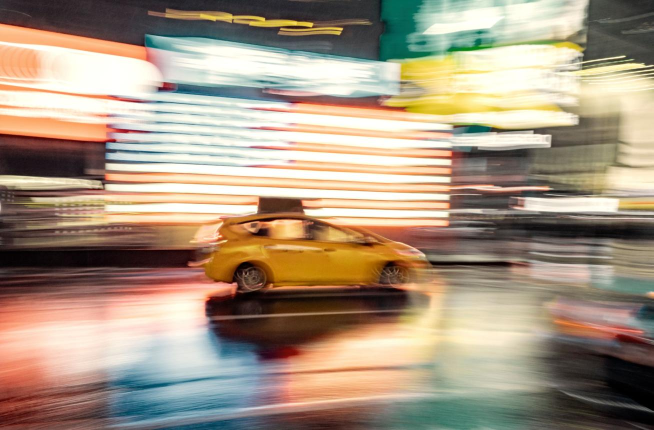
#> input picture data/real_motion_blurred_photo.jpg, 1307 x 860 px (shown at 1/2 size)
$ jupyter execute --allow-errors DIP_A2_Question_6.ipynb
#> lines starting #> are read from the running program, lines starting #| are printed output that depends on the picture
# DIP Assignment 2 — Question 6

## Motion Blur and Deblurring

This notebook implements Sections 6.1–6.4 independently using NumPy and
Matplotlib. It derives and discretizes uniform linear motion, constructs one
consistent discrete OTF for forward circular blur and restoration, demonstrates
noise amplification by a protected inverse filter, performs scalar-\(K\)
Wiener deconvolution across three SNR levels, and leaves a real-photo
estimation workflow ready for a separately supplied photograph.

The supplied RGB reference is retained at full resolution for all numerical
experiments. Display thumbnails are decimated copies only.

## Official model, requirements, and conventions

The official model is circular FFT degradation:
\[
G(u,v)=H(u,v)F(u,v)+N(u,v).
\]
The primary experiment uses a normalized RGB image, a normalized discrete
motion PSF, a fixed angle and length, and 20 dB measured SNR. The same
discrete OTF is used for blur, inverse filtering, and Wiener restoration.
Metrics clip only separate metric copies to \([0,1]\); raw observations and
raw restorations are preserved for statistics and displays.

[cell 1]
import csv
import gc
import platform
import subprocess
import sys
import time
from pathlib import Path

import numpy as np
import matplotlib.pyplot as plt
from PIL import Image

np.set_printoptions(precision=6, suppress=True)
plt.rcParams["figure.dpi"] = 100
ROOT = Path.cwd()
DATA = ROOT / "A2" / "Q5,6"
if not DATA.exists():
    hits = list(ROOT.rglob("reference_image.jpg"))
    if not hits:
        raise FileNotFoundError("Could not locate reference_image.jpg.")
    DATA = hits[0].parent
image_path = DATA / "reference_image.jpg"
#> (the rest of this cell did not finish here and is left out)

## 6.1.1 Uniform linear-motion PSF derivation

For length \(L\), angle \(\theta\) measured counter-clockwise from the
positive horizontal image axis (rows still increase downward), the continuous
PSF is
\[
h(x,y)=\frac1L\int_{-L/2}^{L/2}
\delta(x-t\cos\theta,y-t\sin\theta)\,dt.
\]
The delta functions place energy on the line segment traced by the moving
point source. Uniform exposure makes the density constant along that
segment, and \(1/L\) gives unit integral. Increasing \(L\) spreads each
image point over a longer path and therefore increases blur.

The implementation samples that trajectory at `oversampling` points per
pixel and deposits each sample with bilinear interpolation into a finite
odd-sized kernel. The resulting nonnegative array is normalized to sum to
one. Pixel-grid sampling, fractional endpoints, finite support, and angle
quantization explain small differences from the continuous model.

[cell 2]
def make_motion_psf(length, theta_deg, oversampling=8):
    """Construct a normalized nonnegative bilinear-sampled motion PSF.

    The trajectory is sampled uniformly at `oversampling` samples per pixel
    from -length/2 to +length/2. Samples are deposited into a centered
    finite odd kernel with bilinear weights. The returned array sums to one.
    """
#> called with length = 21, theta_deg = 25, oversampling = 8
    if length <= 0 or oversampling < 1:
        raise ValueError("length and oversampling must be positive")
    theta = np.deg2rad(theta_deg)
    radius = int(np.ceil(length / 2 + 2))
    size = 2 * radius + 1
    kernel = np.zeros((size, size), dtype=np.float64)
    samples = max(2, int(np.ceil(length * oversampling)) + 1)
    t = np.linspace(-length / 2, length / 2, samples)
    xs = t * np.cos(theta) + radius
    ys = -t * np.sin(theta) + radius
    for x, y in zip(xs, ys):
        x0, y0 = int(np.floor(x)), int(np.floor(y))
        dx, dy = x - x0, y - y0
        for oy, wy in [(0, 1-dy), (1, dy)]:
            for ox, wx in [(0, 1-dx), (1, dx)]:
                yy, xx = y0 + oy, x0 + ox
                if 0 <= yy < size and 0 <= xx < size:
                    kernel[yy, xx] += wy * wx
#> further down, real_u8 is the input picture: shape (860, 1307, 3); mean R, G, B 166.5, 149.2, 129
#> `real_gray=real.mean(axis=2)`:
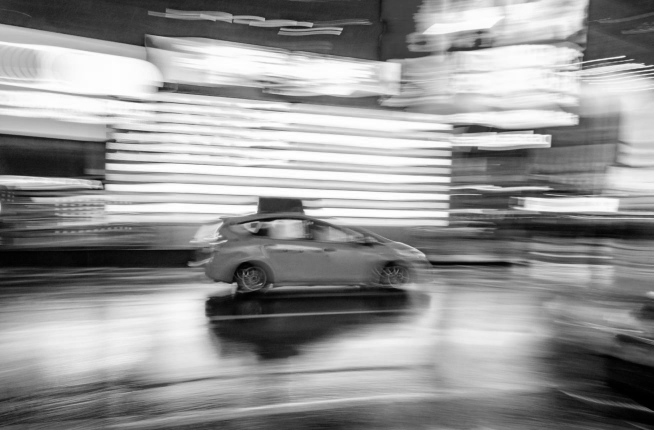
#> real_gray: shape (860, 1307) float32 (shown at 1/2 size); min 0, max 1, mean 0.581
#> `real_log=np.fft.fftshift(np.log1p(np.abs(real_F)))`:
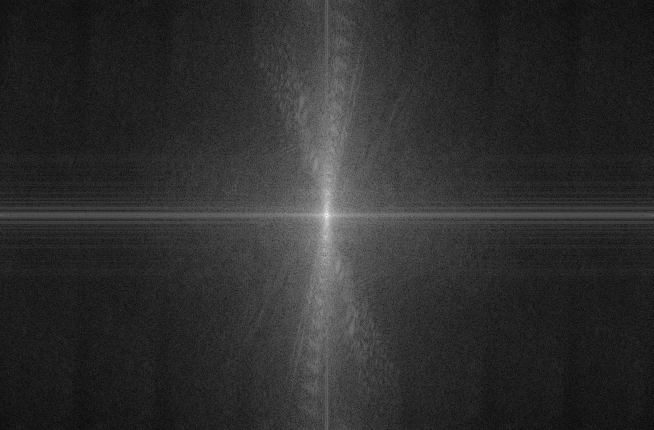
#> real_log: shape (860, 1307) float64 (shown at 1/2 size); min 0.00313, max 11.27, mean 2.04; drawn with min black and max white
#> `spectral_band=real_log[int(.15*rh):int(.85*rh),:]`:
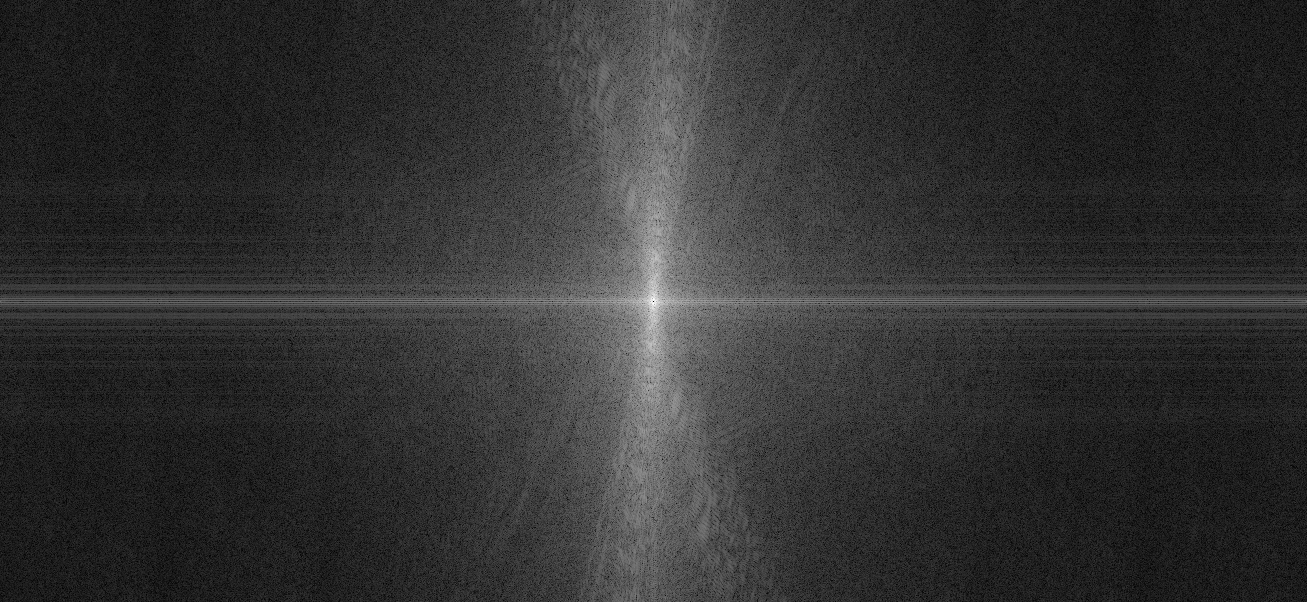
#> spectral_band: shape (602, 1307) float64; min 0.00566, max 11.27, mean 2.22; drawn with min black and max white
#> `fx_profile=np.median(spectral_band,axis=0)`: fx_profile = 1307 values, max 5.54 at index 652, min 1.32 at index 164, mean 2.21
#> `smooth=np.convolve(fx_profile,np.ones(9)/9,mode="same")`: smooth = 1307 values, max 5.42 at index 653, min 0.772 at index 0, mean 2.21
#> `side=np.r_[smooth[:rcx-8],smooth[rcx+9:]]`: side = 1290 values, max 5.33 at index 644, min 0.772 at index 0, mean 2.17
#> `theta_real=0.0 if float(np.var(fx_profile)) >= float(np.var(np.median(..`: theta_real = 0
#> after the loop `for length in candidate_lengths:`: scores = 69 values, max 0.00637 at index 38, min -0.00856 at index 48, mean -0.0018
#> `real_L=float(candidate_lengths[int(np.argmin(scores))])`: real_L = 60
#> `real_fx=np.fft.fftshift(np.fft.fftfreq(rw))`: real_fx = 1307 values from -0.5 to 0.5
#> `real_fy=np.fft.fftshift(np.fft.fftfreq(rh))`: real_fy = 860 values from -0.5 to 0.499
    total = kernel.sum()
    if not np.isfinite(total) or total <= 0:
        raise FloatingPointError("PSF accumulation failed")
    return (kernel / total).astype(np.float32)

L_SYN, THETA_SYN, OVERSAMPLING = 21.0, 25.0, 8
psf = make_motion_psf(L_SYN, THETA_SYN, OVERSAMPLING)
#> (the rest of this cell did not finish here and is left out)

## 6.1.4–6.1.5 Continuous OTF and zero-line derivation

Using cycles per pixel, the Fourier transform of the continuous PSF is
\[
\begin{aligned}
H(f_x,f_y)
&=\frac1L\int_{-L/2}^{L/2}
e^{-j2\pi(f_x t\cos\theta+f_y t\sin\theta)}\,dt\\
&=\frac{\sin(\pi L q)}{\pi L q}
=\operatorname{sinc}(Lq),\qquad
q=f_x\cos\theta+f_y\sin\theta.
\end{aligned}
\]
At DC, \(q=0\) and `sinc(0)=1`, matching PSF normalization. Zeros occur
when \(Lq=m\), \(m\in\mathbb Z\setminus\{0\}\):
\[
f_x\cos\theta+f_y\sin\theta=\frac mL.
\]
Adjacent zeros are separated by \(1/L\) along the frequency coordinate
parallel to the motion direction. The zero lines are perpendicular to that
coordinate, hence perpendicular to image-space motion. FFT bins may only
sample near the continuous lines.

[cell 3]
# [13 lines left out: functions continuous_motion_otf, embed_centered_psf, not called in this run]

#> (the rest of this cell did not finish here and is left out)

## 6.1.6–6.1.8 Consistent circular forward model and 20 dB noise

The centered PSF is embedded in the full image grid, shifted so its impulse
origin is at index `(0,0)`, and transformed once. Circular convolution is
therefore exactly multiplication by this same `H` for all channels.

The primary noise target is 20 dB:
\[
\mathrm{SNR}_{dB}=10\log_{10}
\frac{\sum f^2}{\sum n^2}.
\]
The generated Gaussian field is centered and scaled to the target, without
clipping the observation.

[cell 4]
# [18 lines left out: functions circular_blur_rgb, add_noise_at_snr, not called in this run]

#> (the rest of this cell did not finish here and is left out)

## 6.2 Inverse filtering and instability

From \(G=HF\), the ideal inverse is \(\widehat F=G/H\). With noise,
\[
\widehat F=\frac{HF+N}{H}=F+\frac NH.
\]
Thus any nonzero noise component can become arbitrarily large as \(|H|\)
approaches zero. The protected implementation uses a magnitude floor
`1e-3`; this is no longer an exact inverse at frequencies below that floor,
but it prevents undefined or extreme division. In `06_inverse_spectral_failure.png`,
cyan x markers are the exact sampled `(fx, fy)` coordinates written to
`05_theoretical_zero_line_samples.csv`; the same frequency-grid convention
(cycles/pixel, `fftshift` with `origin="lower"`) is used on both the blurred
observation and raw inverse spectra. Bright inverse-spectrum structure near
these marked near-zero OTF samples is visual evidence of `N/H` noise
amplification.

[cell 5]
INVERSE_FLOOR = 1e-3
# [14 lines left out: function inverse_filter_rgb, not called in this run]

#> (the rest of this cell did not finish here and is left out)

### Predicted zero lines and measured discrete minima

For each nonzero integer \(m\), the continuous zero line is
\[
f_x\cos\theta+f_y\sin\theta=m/L.
\]
The table below reports the nearest FFT-grid point to representative
theoretical lines and its actual discrete OTF magnitude. The measured
minimum need not be zero because the sampled grid and bilinear finite PSF
do not exactly reproduce every continuous zero.

[cell 6]
zero_rows = []
theta_rad = np.deg2rad(THETA_SYN)
#> (the rest of this cell did not finish here and is left out)

## 6.3 Wiener deconvolution

The scalar-\(K\) regularized estimator is
\[
\widehat F(u,v)=\frac{H^*(u,v)G(u,v)}{|H(u,v)|^2+K}.
\]
As \(K\to0\), it approaches inverse filtering away from zeros. Increasing
\(K\) limits amplification where \(|H|\) is small. Interpreting \(K\) as a
constant noise-to-signal power ratio is a useful scalar approximation; the
true ratio is frequency-dependent, so the best \(K\) depends on noise, blur,
and image spectrum.

[cell 7]
# [21 lines left out: functions wiener_deconvolve_rgb, psnr_rgb, not called in this run]

def mse_rgb(reference, estimate):
    """Return clipped normalized RGB mean-square error."""
    return float(np.mean((np.clip(reference,0,1)-np.clip(estimate,0,1))**2))

# [16 lines left out: functions _sep, ssim_channel, not called in this run]

def ssim_rgb(reference, estimate):
    """Return arithmetic mean of three channel SSIM values."""
    return float(np.mean([ssim_channel(reference[:,:,c],estimate[:,:,c]) for c in range(3)]))

### 6.3.3–6.3.6 SNR levels and logarithmic \(K\) sweep

The sweep uses target SNR values 30, 20, and 10 dB, a common Gaussian
realization per level, and 17 logarithmically spaced \(K\) values from
\(10^{-8}\) to \(10^0\). The clean image selects the measured optimum, so
each reported best value is explicitly an **oracle-selected K** benchmark.
The same noisy observation is used for every \(K\) at its SNR.

[cell 8]
SNR_LEVELS = [30, 20, 10]
K_GRID = np.logspace(-8, 0, 17)
sweep_rows = []
observations = {}
#> (the rest of this cell did not finish here and is left out)

[cell 9]
plt.figure(figsize=(8,5))
#> (the rest of this cell did not finish here and is left out)

### Measured interpretation

The saved sweep table reports actual PSNR, MSE, SSIM, measured SNR, and
imaginary residual for every \(K\). Low \(K\) approaches inverse filtering
and exposes near-zero OTF frequencies to noise amplification. High \(K\)
under-deconvolves and leaves motion blur. The PSNR optimum is an
oracle-selected evaluation benchmark, not a blind parameter-selection rule.

## 6.4 Real motion-blurred photograph workflow

The supplied student photograph is analyzed without a sharp reference.
The cell computes its grayscale log spectrum, estimates the orientation of
the dark spectral stripes and their spacing from declared spectral profiles,
converts spacing in FFT bins to cycles per pixel, constructs an estimated
motion PSF/OTF, and applies the existing Wiener deconvolution implementation
using a documented K. The result is qualitative because no registered sharp
ground truth is available.

Dark spectral lines are perpendicular to motion direction. If adjacent dark
lines are separated by \(\Delta f_\parallel\) cycles/pixel along the motion
projection, then \(\widehat L\approx1/\Delta f_\parallel\). A real camera
motion may be spatially varying, rotational, nonuniform, or affected by
occlusion, so a single uniform linear PSF can leave ringing, double edges,
or inconsistent sharpness.

[cell 10]
real_motion_path = ROOT / "data" / "real_motion_blurred_photo.jpg"
real_rows = []
#> (the rest of this cell did not finish here and is left out)
